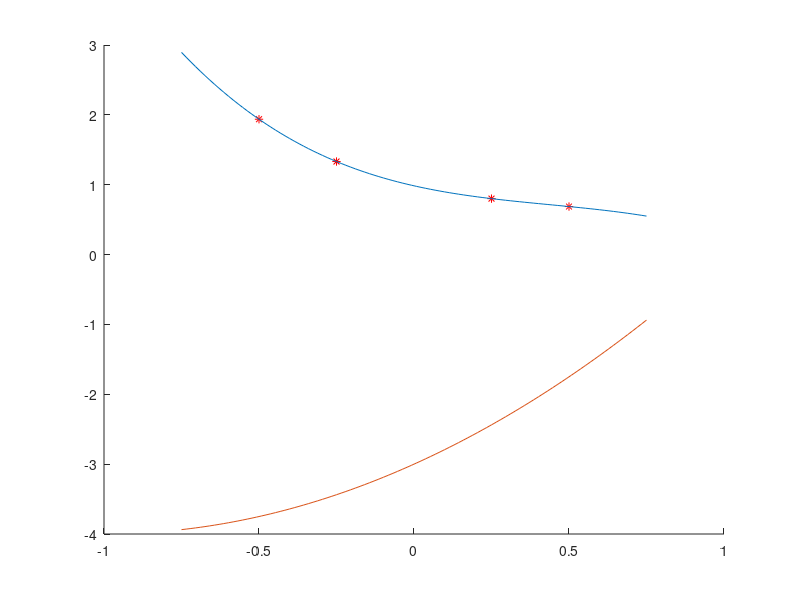

This figure's MATLAB source:
format long;



X = [-0.5; -0.25; 0.25; 0.5];
Y = [1.93750; 1.33203;  0.800781; 0.687500];
F = zeros(length(X));

F(:,1) = Y;
%%%
x = 2.2; %interpolated value
result = ones(size(X));

for i=2:length(X)
    for j=2:i
        
        
        a = F(i,j-1) - F(i-1, j-1);
        F(i,j) =  ( a )  / ( X(i) - X(i-j+1) ) ;
       
    end
end
disp(F);
result = diag(F);

for i=2:size(X)
    for j=1:i-1
        result(i) = result(i) * ( (x-X(j)) );
    end 
end

%disp(sum(result))


p=@(t) F(1,1) + F(2,2)*(t-X(1)) +F(3,3) * (t-X(1))*(t-X(2))+F(4,4)*(t-X(1))*(t-X(2))*(t-X(3));
f=@(x) x^2 + 2*x -3;

t=linspace(min(X) - abs(min(X))/2, max(X) + abs(max(X))/2 );

y=zeros(100,1);
oy = zeros(100,1);
for i=1:100 

         y(i)=p(t(i));
         oy(i) = f(t(i));

end
hold on;
plot(X,Y,'r*');
plot(t,y);
plot(t,oy);
hold off;
